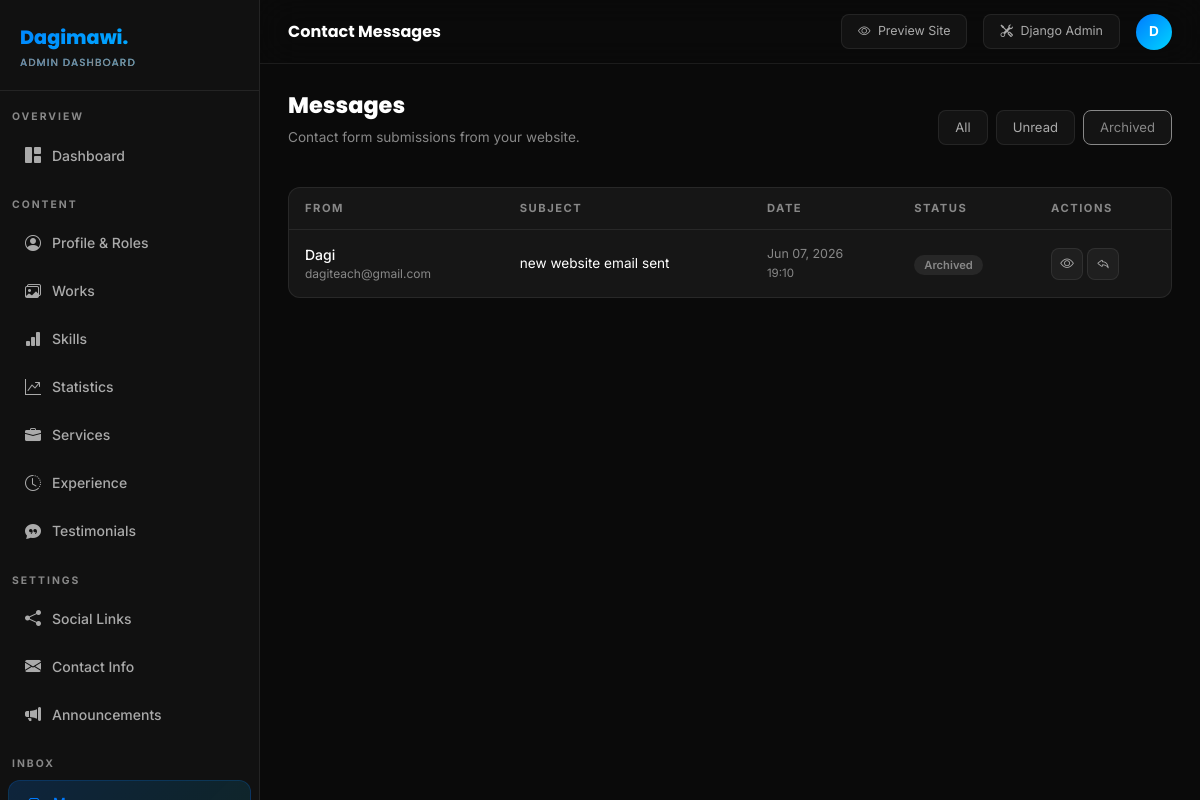
Page /dashboard/messages/?filter=archived (signed in) on the committed database.
### portfolio/models.py (models this page shows, shortened)
class ContactMessage(models.Model):
    name = models.CharField(max_length=100)
    email = models.EmailField()
    subject = models.CharField(max_length=200)
    message = models.TextField()
    created_at = models.DateTimeField(auto_now_add=True)
    is_read = models.BooleanField(default=False)
    is_archived = models.BooleanField(default=False)
    class Meta:
        ordering = ['-created_at']

### portfolio/views.py (the view)
# urls.py: path('dashboard/messages/', views.dashboard_messages, name='dashboard_messages'),
@login_required(login_url='/dashboard/login/')
def dashboard_messages(request):
    if not request.user.is_staff: return redirect('portfolio:home')
    filter_by = request.GET.get('filter', 'all')
    msgs = ContactMessage.objects.all()
    if filter_by == 'unread':
        msgs = msgs.filter(is_read=False, is_archived=False)
    elif filter_by == 'archived':
        msgs = msgs.filter(is_archived=True)
    else:
        msgs = msgs.filter(is_archived=False)
    return render(request, 'dashboard/messages.html', {'messages_list': msgs, 'filter': filter_by})

### portfolio/context_processors.py (called while the page is built)
def global_context(request):
    social_links = SocialLink.objects.all()
    contact_info = ContactInfo.objects.first()
    unread_messages = ContactMessage.objects.filter(is_read=False).count()
    now = timezone.now()
    announcement = Announcement.objects.filter(
        is_active=True,
        start_date__lte=now
    ).filter(
        end_date__isnull=True
    ).first() or Announcement.objects.filter(
        is_active=True,
        start_date__lte=now,
        end_date__gte=now
    ).first()
    return {
        'social_links': social_links,
        'contact_info': contact_info,
        'active_announcement': announcement,
        'unread_messages_count': unread_messages,
    }

### portfolio/templates/dashboard/messages.html (shortened to what this page needs)
{% extends 'dashboard/base.html' %}
{% block topbar_title %}Contact Messages{% endblock %}
{% block content %}
<div class="page-header">
  <div><h1>Messages</h1><p>Contact form submissions from your website.</p></div>
  <div class="d-flex gap-2">
    <a href="?filter=all" class="btn-ghost {% if filter == 'all' %}active{% endif %}" style="text-decoration:none;{% if filter == 'all' %}border-color:#007BFF;color:#007BFF;{% endif %}">All</a>
    <a href="?filter=unread" class="btn-ghost" style="text-decoration:none;{% if filter == 'unread' %}border-color:#ffc107;color:#ffc107;{% endif %}">Unread</a>
    <a href="?filter=archived" class="btn-ghost" style="text-decoration:none;{% if filter == 'archived' %}border-color:var(--muted);color:var(--muted);{% endif %}">Archived</a>
  </div>
</div>
<div class="panel">
  <table class="dash-table">
    <thead><tr><th>From</th><th>Subject</th><th>Date</th><th>Status</th><th>Actions</th></tr></thead>
    <tbody>
      {% for msg in messages_list %}
      <tr>
        <td>
          <div style="font-weight:{% if not msg.is_read %}700{% else %}500{% endif %};font-size:0.875rem;">
            {{ msg.name }}
          </div>
          <div style="color:var(--muted);font-size:0.75rem;">{{ msg.email }}</div>
        </td>
        <td style="font-size:0.85rem;">{{ msg.subject|truncatechars:40 }}</td>
        <td style="color:var(--muted);font-size:0.78rem;white-space:nowrap;">{{ msg.created_at|date:"M d, Y" }}<br><span style="font-size:0.72rem;">{{ msg.created_at|date:"H:i" }}</span></td>
        <td>
          {% if msg.is_archived %}<span class="badge-status badge-inactive">Archived</span>
          {% elif not msg.is_read %}<span class="badge-status badge-unread-msg">Unread</span>
          {% else %}<span class="badge-status badge-active">Read</span>{% endif %}
        </td>
        <td>
          <div class="d-flex gap-1">
            <a href="{% url 'portfolio:dashboard_message_detail' msg.pk %}" class="btn-sm-icon" title="View"><i class="bi bi-eye"></i></a>
            <a href="mailto:{{ msg.email }}" class="btn-sm-icon" title="Reply"><i class="bi bi-reply"></i></a>
          </div>
        </td>
      </tr>
      {% empty %}
      <tr><td colspan="5" style="text-align:center;color:var(--muted);padding:40px;">No messages found.</td></tr>
      {% endfor %}
    </tbody>
  </table>
</div>
{% endblock %}

### portfolio/templates/dashboard/base.html (shortened to what this page needs)
{% load static %}
<!DOCTYPE html>
<html lang="en">
<head>
  <link href="https://cdn.jsdelivr.net/npm/bootstrap@5.3.2/dist/css/bootstrap.min.css" rel="stylesheet">
  <link rel="stylesheet" href="https://cdn.jsdelivr.net/npm/bootstrap-icons@1.11.3/font/bootstrap-icons.min.css">
</head>
<body>
<aside class="sidebar" id="sidebar">
  <div class="sidebar-brand">
    Dagimawi.
    <small>Admin Dashboard</small>
  </div>
  <div class="sidebar-section">Overview</div>
  <a href="{% url 'portfolio:dashboard_home' %}" class="nav-link {% if request.resolver_match.url_name == 'dashboard_home' %}active{% endif %}">
    <i class="bi bi-grid-1x2-fill"></i> Dashboard
  </a>
  <div class="sidebar-section">Content</div>
  <a href="{% url 'portfolio:dashboard_profile' %}" class="nav-link {% if request.resolver_match.url_name == 'dashboard_profile' %}active{% endif %}">
    <i class="bi bi-person-circle"></i> Profile & Roles
  </a>
  <a href="{% url 'portfolio:dashboard_works' %}" class="nav-link {% if 'dashboard_work' in request.resolver_match.url_name %}active{% endif %}">
    <i class="bi bi-images"></i> Works
  </a>
  <a href="{% url 'portfolio:dashboard_skills' %}" class="nav-link {% if request.resolver_match.url_name == 'dashboard_skills' %}active{% endif %}">
    <i class="bi bi-bar-chart-fill"></i> Skills
  </a>
  <a href="{% url 'portfolio:dashboard_stats' %}" class="nav-link {% if request.resolver_match.url_name == 'dashboard_stats' %}active{% endif %}">
    <i class="bi bi-graph-up-arrow"></i> Statistics
  </a>
  <a href="{% url 'portfolio:dashboard_services' %}" class="nav-link {% if request.resolver_match.url_name == 'dashboard_services' %}active{% endif %}">
    <i class="bi bi-briefcase-fill"></i> Services
  </a>
  <a href="{% url 'portfolio:dashboard_experience' %}" class="nav-link {% if request.resolver_match.url_name == 'dashboard_experience' %}active{% endif %}">
    <i class="bi bi-clock-history"></i> Experience
  </a>
  <a href="{% url 'portfolio:dashboard_testimonials' %}" class="nav-link {% if request.resolver_match.url_name == 'dashboard_testimonials' %}active{% endif %}">
    <i class="bi bi-chat-quote-fill"></i> Testimonials
  </a>
  <div class="sidebar-section">Settings</div>
  <a href="{% url 'portfolio:dashboard_social' %}" class="nav-link {% if request.resolver_match.url_name == 'dashboard_social' %}active{% endif %}">
    <i class="bi bi-share-fill"></i> Social Links
  </a>
  <a href="{% url 'portfolio:dashboard_contact_info' %}" class="nav-link {% if request.resolver_match.url_name == 'dashboard_contact_info' %}active{% endif %}">
    <i class="bi bi-envelope-fill"></i> Contact Info
  </a>
  <a href="{% url 'portfolio:dashboard_announcements' %}" class="nav-link {% if request.resolver_match.url_name == 'dashboard_announcements' %}active{% endif %}">
    <i class="bi bi-megaphone-fill"></i> Announcements
  </a>
  <div class="sidebar-section">Inbox</div>
  <a href="{% url 'portfolio:dashboard_messages' %}" class="nav-link {% if 'dashboard_message' in request.resolver_match.url_name %}active{% endif %}">
    <i class="bi bi-inbox-fill"></i> Messages
  </a>
</aside>
<div class="main-wrap">
  <div class="topbar">
    <div class="topbar-title">{% block topbar_title %}Dashboard{% endblock %}</div>
    <a href="{% url 'portfolio:home' %}" class="btn-ghost" target="_blank" style="font-size:0.78rem;text-decoration:none;"><i class="bi bi-eye me-1"></i> Preview Site</a>
    <a href="/admin/" class="btn-ghost" target="_blank" style="font-size:0.78rem;text-decoration:none;"><i class="bi bi-tools me-1"></i> Django Admin</a>
    <div class="topbar-avatar">{{ request.user.username|first|upper }}</div>
  </div>
  <div class="page-body">
    {% block content %}{% endblock %}
  </div>
</div>
</body>
</html>

### portfolio/templates/dashboard/base.html (style rules this page uses)
:root { --bg: #0A0A0A; --bg2: #111; --bg3: #181818; --card: #161616; --glass: rgba(255,255,255,0.04); --border: rgba(255,255,255,0.08); --blue: #007BFF; --cyan: #00D4FF; --grad: linear-gradient(135deg,#007BFF,#00D4FF); --text: #fff; --muted: #888; --sub: #aaa; --radius: 12px; --sidebar: 260px; }
*, *::before, *::after { box-sizing: border-box; margin: 0; padding: 0; }
body { background: var(--bg); color: var(--text); font-family: 'Inter', sans-serif; display: flex; min-height: 100vh; }
.sidebar { width: var(--sidebar); background: var(--bg2); border-right: 1px solid var(--border); display: flex; flex-direction: column; position: fixed; top: 0; left: 0; height: 100vh; z-index: 200; transition: transform 0.3s ease; overflow-y: auto; }
.sidebar-brand { padding: 24px 20px 20px; border-bottom: 1px solid var(--border); font-family: 'Poppins', sans-serif; font-weight: 800; font-size: 1.2rem; background: var(--grad); -webkit-background-clip: text; -webkit-text-fill-color: transparent; background-clip: text; }
.sidebar-brand small { display: block; font-size: 0.65rem; font-weight: 500; color: var(--muted); -webkit-text-fill-color: var(--muted); letter-spacing: 1px; text-transform: uppercase; margin-top: 2px; }
.sidebar-section { padding: 18px 12px 6px; font-size: 0.65rem; font-weight: 700; letter-spacing: 2px; text-transform: uppercase; color: var(--muted); }
.nav-link { display: flex; align-items: center; gap: 10px; padding: 10px 16px; border-radius: var(--radius); color: var(--sub) !important; font-size: 0.875rem; font-weight: 500; margin: 2px 8px; transition: all 0.2s ease; text-decoration: none; }
.nav-link i { font-size: 1rem; width: 18px; text-align: center; }
.nav-link.active { background: linear-gradient(135deg,rgba(0,123,255,0.18),rgba(0,212,255,0.1)); color: var(--blue) !important; border: 1px solid rgba(0,123,255,0.2); }
.main-wrap { margin-left: var(--sidebar); flex: 1; display: flex; flex-direction: column; min-height: 100vh; }
.topbar { height: 64px; background: rgba(10,10,10,0.9); backdrop-filter: blur(20px); border-bottom: 1px solid var(--border); display: flex; align-items: center; padding: 0 28px; gap: 16px; position: sticky; top: 0; z-index: 100; }
.topbar-title { font-family: 'Poppins', sans-serif; font-weight: 700; font-size: 1rem; flex: 1; }
.topbar-avatar { width: 36px; height: 36px; border-radius: 50%; background: var(--grad); display: flex; align-items: center; justify-content: center; font-weight: 700; font-size: 0.85rem; }
.page-body { padding: 28px; flex: 1; }
.dash-table { width: 100%; border-collapse: collapse; }
.dash-table th { font-size: 0.7rem; font-weight: 700; letter-spacing: 1.5px; text-transform: uppercase; color: var(--muted); padding: 12px 16px; border-bottom: 1px solid var(--border); text-align: left; }
.dash-table td { padding: 14px 16px; border-bottom: 1px solid rgba(255,255,255,0.04); font-size: 0.875rem; vertical-align: middle; }
.dash-table tr:last-child td { border-bottom: none; }
.panel { background: var(--card); border: 1px solid var(--border); border-radius: var(--radius); overflow: hidden; }
.btn-ghost { background: var(--glass); border: 1px solid var(--border); color: var(--sub); font-size: 0.82rem; border-radius: 8px; padding: 7px 16px; transition: all 0.2s; cursor: pointer; }
.btn-sm-icon { width: 32px; height: 32px; border-radius: 8px; display: inline-flex; align-items: center; justify-content: center; font-size: 0.85rem; border: 1px solid var(--border); background: var(--glass); color: var(--sub); cursor: pointer; transition: all 0.2s; }
.badge-status { padding: 3px 10px; border-radius: 50px; font-size: 0.7rem; font-weight: 600; }
.badge-inactive { background: rgba(136,136,136,0.15); color: var(--muted); }
.page-header { display: flex; align-items: center; justify-content: space-between; margin-bottom: 24px; }
.page-header h1 { font-family: 'Poppins', sans-serif; font-weight: 800; font-size: 1.4rem; }
.page-header p { color: var(--muted); font-size: 0.85rem; margin-top: 2px; }

### rows in the picture
ContactMessage: name "Dagi", email "dagiteach@gmail.com", subject "new website email sent", created_at "Jun 07, 2026", created_at "19:10", is_archived "Archived"

### other values in the picture
{{ request.user.username|first|upper }} "D"
